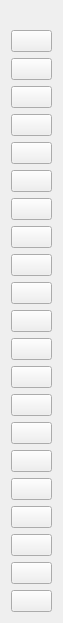
<?xml version="1.0" encoding="UTF-8"?>
<ui version="4.0">
 <class>ToolForm</class>
 <widget class="QWidget" name="ToolForm">
  <property name="geometry">
   <rect>
    <x>0</x>
    <y>0</y>
    <width>63</width>
    <height>570</height>
   </rect>
  </property>
  <property name="windowTitle">
   <string>Tool</string>
  </property>
  <property name="styleSheet">
   <string notr="true"/>
  </property>
  <layout class="QVBoxLayout" name="verticalLayout">
   <property name="topMargin">
    <number>30</number>
   </property>
   <item>
    <widget class="QPushButton" name="groupControlBtn">
     <property name="toolTip">
      <string>group control</string>
     </property>
     <property name="text">
      <string/>
     </property>
    </widget>
   </item>
   <item>
    <widget class="QPushButton" name="fullScreenBtn">
     <property name="toolTip">
      <string>full screen (Ctrl+F)</string>
     </property>
     <property name="text">
      <string/>
     </property>
    </widget>
   </item>
   <item>
    <spacer name="verticalSpacer">
     <property name="orientation">
      <enum>Qt::Vertical</enum>
     </property>
     <property name="sizeHint" stdset="0">
      <size>
       <width>20</width>
       <height>40</height>
      </size>
     </property>
    </spacer>
   </item>
   <item>
    <widget class="QPushButton" name="expandNotifyBtn">
     <property name="toolTip">
      <string>expand notify (Ctrl+N)</string>
     </property>
     <property name="text">
      <string/>
     </property>
    </widget>
   </item>
   <item>
    <widget class="QPushButton" name="expandSettingsBtn">
     <property name="toolTip">
      <string>expand settings panel (Ctrl+Alt+N)</string>
     </property>
     <property name="text">
      <string/>
     </property>
    </widget>
   </item>
   <item>
    <widget class="QPushButton" name="rotateBtn">
     <property name="toolTip">
      <string>rotate device (Ctrl+R)</string>
     </property>
     <property name="text">
      <string/>
     </property>
    </widget>
   </item>
   <item>
    <widget class="QPushButton" name="orientationBtn">
     <property name="toolTip">
      <string>toggle landscape/portrait (Ctrl+Shift+R)</string>
     </property>
     <property name="text">
      <string/>
     </property>
    </widget>
   </item>
   <item>
    <widget class="QPushButton" name="touchBtn">
     <property name="toolTip">
      <string>touch switch</string>
     </property>
     <property name="text">
      <string/>
     </property>
    </widget>
   </item>
   <item>
    <widget class="QPushButton" name="openScreenBtn">
     <property name="toolTip">
      <string>open screen</string>
     </property>
     <property name="text">
      <string/>
     </property>
    </widget>
   </item>
   <item>
    <widget class="QPushButton" name="closeScreenBtn">
     <property name="toolTip">
      <string>close screen (Ctrl+O)</string>
     </property>
     <property name="text">
      <string/>
     </property>
    </widget>
   </item>
   <item>
    <widget class="QPushButton" name="powerBtn">
     <property name="toolTip">
      <string>power (Ctrl+P)</string>
     </property>
     <property name="text">
      <string/>
     </property>
    </widget>
   </item>
   <item>
    <widget class="QPushButton" name="volumeUpBtn">
     <property name="toolTip">
      <string>volume up (Ctrl+Up)</string>
     </property>
     <property name="text">
      <string/>
     </property>
    </widget>
   </item>
   <item>
    <widget class="QPushButton" name="volumeDownBtn">
     <property name="toolTip">
      <string>volume down (Ctrl+Down)</string>
     </property>
     <property name="text">
      <string/>
     </property>
    </widget>
   </item>
   <item>
    <widget class="QPushButton" name="appSwitchBtn">
     <property name="toolTip">
      <string>app switch (Ctrl+S)</string>
     </property>
     <property name="text">
      <string/>
     </property>
    </widget>
   </item>
   <item>
    <widget class="QPushButton" name="menuBtn">
     <property name="toolTip">
      <string>menu (Ctrl+M)</string>
     </property>
     <property name="text">
      <string/>
     </property>
    </widget>
   </item>
   <item>
    <widget class="QPushButton" name="homeBtn">
     <property name="toolTip">
      <string>home (Ctrl+H)</string>
     </property>
     <property name="text">
      <string/>
     </property>
    </widget>
   </item>
   <item>
    <widget class="QPushButton" name="returnBtn">
     <property name="toolTip">
      <string>return (Ctrl+B)</string>
     </property>
     <property name="text">
      <string/>
     </property>
    </widget>
   </item>
   <item>
    <widget class="QPushButton" name="screenShotBtn">
     <property name="toolTip">
      <string>screen shot</string>
     </property>
     <property name="text">
      <string/>
     </property>
    </widget>
   </item>
   <item>
    <widget class="QPushButton" name="cameraTorchBtn">
     <property name="toolTip">
      <string>torch</string>
     </property>
     <property name="text">
      <string/>
     </property>
    </widget>
   </item>
   <item>
    <widget class="QPushButton" name="cameraZoomOutBtn">
     <property name="toolTip">
      <string>zoom out</string>
     </property>
     <property name="text">
      <string/>
     </property>
    </widget>
   </item>
   <item>
    <widget class="QPushButton" name="cameraZoomInBtn">
     <property name="toolTip">
      <string>zoom in</string>
     </property>
     <property name="text">
      <string/>
     </property>
    </widget>
   </item>
   <item>
    <widget class="QPushButton" name="clipboardBtn">
     <property name="toolTip">
      <string>copy clipboard text</string>
     </property>
     <property name="text">
      <string/>
     </property>
    </widget>
    </item>
  </layout>
 </widget>
 <resources/>
 <connections/>
</ui>
